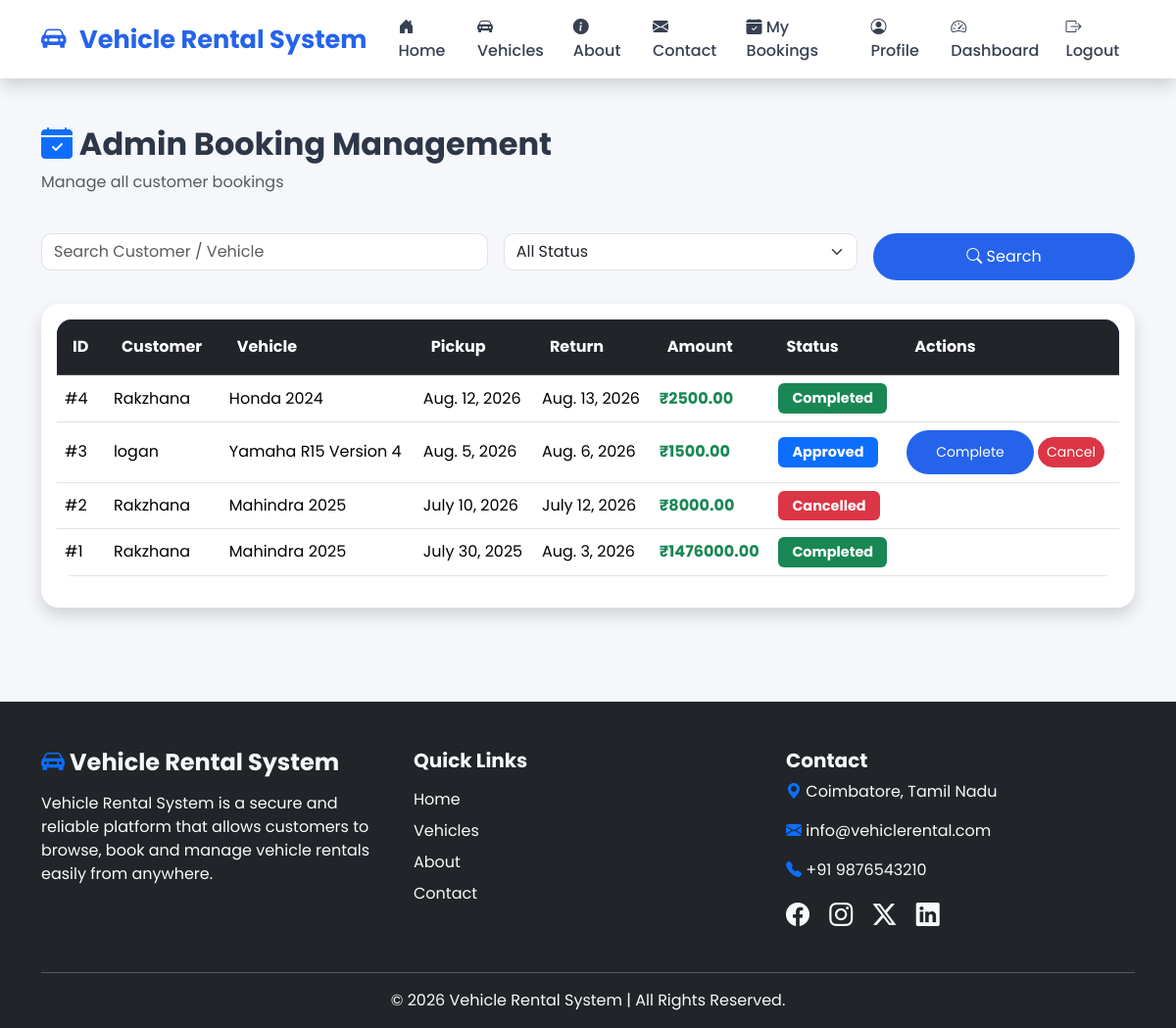
/bookings/admin-bookings/ (signed in), run on the app's committed database.
### bookings/models.py (models this page shows, shortened)
class Booking(models.Model):
    customer = models.ForeignKey(User, on_delete=models.CASCADE)
    vehicle = models.ForeignKey(Vehicle, on_delete=models.CASCADE)
    pickup_date = models.DateField()
    return_date = models.DateField()
    total_amount = models.DecimalField(max_digits=10, decimal_places=2)
    status = models.CharField(
        max_length=20,
        choices=STATUS_CHOICES,
        default='Pending'
    )
    rating = models.PositiveIntegerField(
    null=True,
    blank=True
)
    review = models.TextField(
    blank=True
)

### vehicles/models.py (models this page shows, shortened)
class Vehicle(models.Model):
    VEHICLE_TYPES = [
        ('Car', 'Car'),
        ('Bike', 'Bike'),
        ('Scooter', 'Scooter'),
        ('Van', 'Van'),
    ]
    name = models.CharField(max_length=100)
    brand = models.CharField(max_length=100)
    model = models.CharField(max_length=100)
    vehicle_type = models.CharField(max_length=20, choices=VEHICLE_TYPES)
    registration_number = models.CharField(max_length=20, unique=True)
    price_per_day = models.DecimalField(max_digits=8, decimal_places=2)
    availability = models.BooleanField(default=True)
    description = models.TextField()
    image = models.ImageField(upload_to='vehicles/', blank=True, null=True)

### bookings/views.py (the view)
@staff_member_required
def admin_bookings(request):
    bookings = Booking.objects.select_related(
        "customer",
        "vehicle"
    ).order_by("-id")
    search = request.GET.get("search")
    status = request.GET.get("status")
    if search:
        bookings = bookings.filter(
            Q(customer__username__icontains=search) |
            Q(vehicle__brand__icontains=search) |
            Q(vehicle__model__icontains=search)
        )
    if status:
        bookings = bookings.filter(status=status)
    return render(request, "admin_bookings.html", {
        "bookings": bookings
    })

### templates/admin_bookings.html (shortened to what this page needs)
{% extends 'base.html' %}
{% block content %}
<div class="container py-5">
    <div class="d-flex justify-content-between align-items-center mb-4">
        <div>
            <h2 class="fw-bold">
                <i class="bi bi-calendar-check-fill text-primary"></i>
                Admin Booking Management
            </h2>
            <p class="text-muted">
                Manage all customer bookings
            </p>
        </div>
    </div>
    <form method="GET" class="row g-3 mb-4">
        <div class="col-md-5">
            <input
                type="text"
                name="search"
                class="form-control"
                placeholder="Search Customer / Vehicle"
                value="{{ request.GET.search }}">
        </div>
        <div class="col-md-4">
            <select
                name="status"
                class="form-select">
                <option value="">All Status</option>
            </select>
        </div>
        <div class="col-md-3 d-grid">
            <button class="btn btn-primary">
                <i class="bi bi-search"></i>
                Search
            </button>
        </div>
    </form>
    <div class="card shadow border-0">
        <div class="card-body">
            <div class="table-responsive">
                <table class="table table-hover align-middle">
                    <thead class="table-dark">
                        <tr>
                            <th>ID</th>
                            <th>Customer</th>
                            <th>Vehicle</th>
                            <th>Pickup</th>
                            <th>Return</th>
                            <th>Amount</th>
                            <th>Status</th>
                            <th>Actions</th>
                        </tr>
                    </thead>
                    <tbody>
                    {% for booking in bookings %}
                        <tr>
                            <td>#{{ booking.id }}</td>
                            <td>{{ booking.customer.username }}</td>
                            <td>
                                {{ booking.vehicle.brand }}
                                {{ booking.vehicle.model }}
                            </td>
                            <td>{{ booking.pickup_date }}</td>
                            <td>{{ booking.return_date }}</td>
                            <td class="fw-bold text-success">
                                ₹{{ booking.total_amount }}
                            </td>
                            <td>
                                {% if booking.status == "Pending" %}
                                    <span class="badge bg-warning text-dark">
                                        Pending
                                    </span>
                                {% elif booking.status == "Approved" %}
                                    <span class="badge bg-primary">
                                        Approved
                                    </span>
                                {% elif booking.status == "Completed" %}
                                    <span class="badge bg-success">
                                        Completed
                                    </span>
                                {% else %}
                                    <span class="badge bg-danger">
                                        Cancelled
                                    </span>
                                {% endif %}
                            </td>
                            <td>
                                {% if booking.status == "Approved" %}
                                    <a
                                    href="{% url 'complete_booking' booking.id %}"
                                    class="btn btn-primary btn-sm">
                                        Complete
                                    </a>
                                {% endif %}
                                {% if booking.status != "Completed" and booking.status != "Cancelled" %}
                                    <a
                                    href="{% url 'cancel_booking_admin' booking.id %}"
                                    class="btn btn-danger btn-sm"
                                    onclick="return confirm('Cancel this booking?');">
                                        Cancel
                                    </a>
                                {% endif %}
                            </td>
                        </tr>
                    {% empty %}
                        <tr>
                            <td colspan="8" class="text-center">
                                No bookings found.
                            </td>
                        </tr>
                    {% endfor %}
                    </tbody>
                </table>
            </div>
        </div>
    </div>
</div>
{% endblock %}

### static/css/style.css (style rules this page uses)
body { font-family:'Poppins',sans-serif; background:#f5f7fb; color:#2d3748; }
.btn-primary { background:#2563eb; border:none; border-radius:30px; padding:12px 30px; transition:.3s; }
.btn-danger { border-radius:30px; }
.card { border:none; border-radius:18px; overflow:hidden; transition:.35s; box-shadow:0 8px 20px rgba(0,0,0,.08); }
.badge { font-size:.9rem; padding:8px 14px; }
.table { background:white; border-radius:15px; overflow:hidden; }
.table thead { background:#2563eb; color:white; }
.table th { padding:16px; }
.table td { vertical-align:middle; }
input, select, textarea { border-radius:10px !important; padding:10px; }
form input { width:100%; padding:12px 15px; border:1px solid #ced4da; border-radius:10px; transition:0.3s; }
input { width:100%; padding:12px; border-radius:10px; border:1px solid #ced4da; }
.card { transition:.3s; }

### data on the page
Booking: id "4", customer.username "Rakzhana", vehicle.brand "Honda", vehicle.model "2024", pickup_date "Aug. 12, 2026", return_date "Aug. 13, 2026", total_amount "2500.00", status "Completed"
Booking: id "3", customer.username "logan", vehicle.brand "Yamaha", vehicle.model "R15 Version 4", pickup_date "Aug. 5, 2026", return_date "Aug. 6, 2026", total_amount "1500.00", status "Approved"
Booking: id "2", customer.username "Rakzhana", vehicle.brand "Mahindra", vehicle.model "2025", pickup_date "July 10, 2026", return_date "July 12, 2026", total_amount "8000.00", status "Cancelled"
Booking: id "1", customer.username "Rakzhana", vehicle.brand "Mahindra", vehicle.model "2025", pickup_date "July 30, 2025", return_date "Aug. 3, 2026", total_amount "1476000.00", status "Completed"
